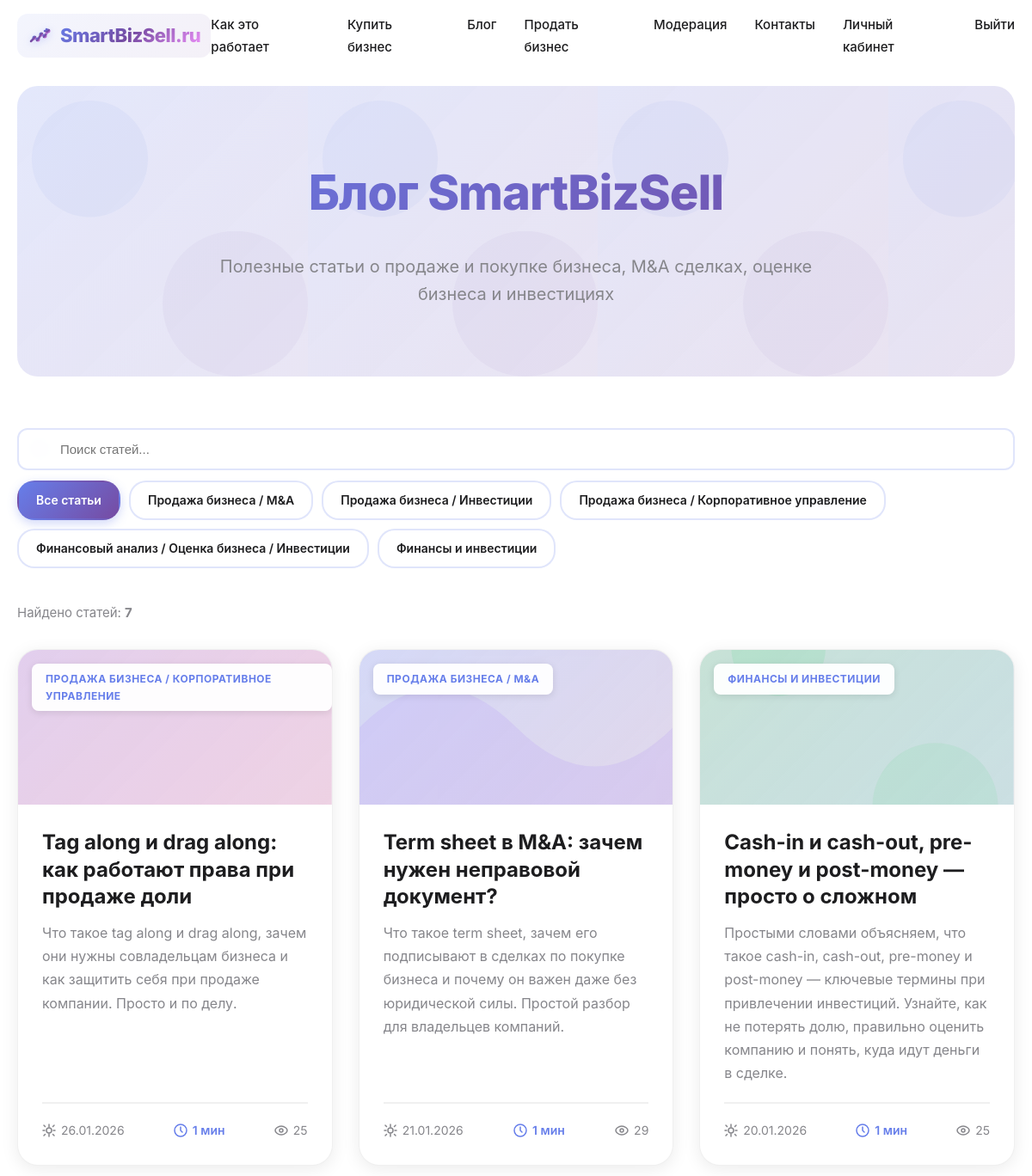
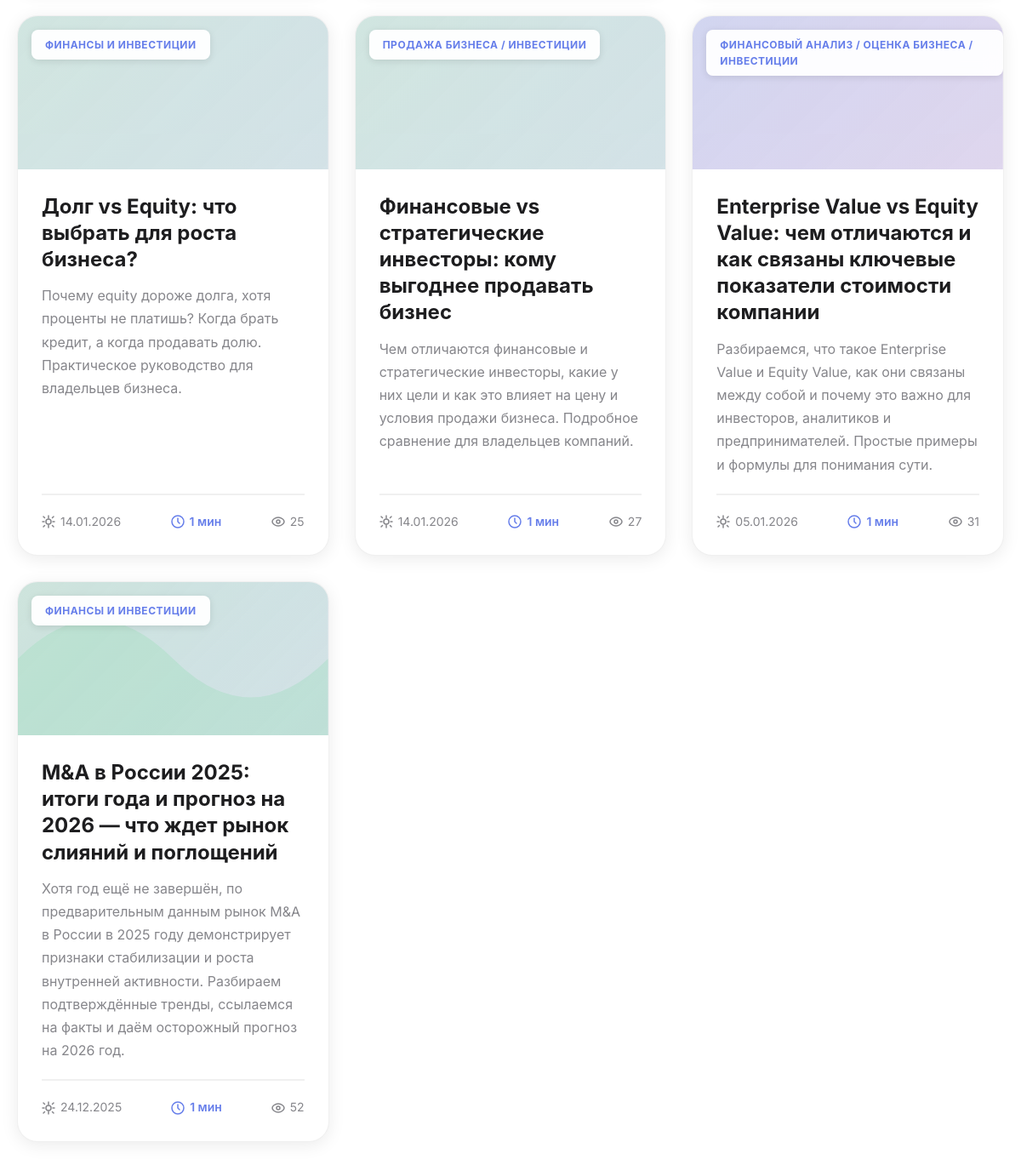
The app's page /blog.php (signed in) with its own data (2 pictures, top to bottom).
### tables this page shows
CREATE TABLE `blog_posts` (
  `id` int NOT NULL,
  `title` varchar(255) NOT NULL COMMENT 'Заголовок статьи',
  `slug` varchar(255) NOT NULL COMMENT 'URL-friendly версия заголовка',
  `content` text NOT NULL COMMENT 'Полный текст статьи',
  `excerpt` text COMMENT 'Краткое описание статьи',
  `author_id` int DEFAULT NULL COMMENT 'ID автора (связь с users)',
  `category` varchar(100) DEFAULT NULL COMMENT 'Категория статьи',
  `tags` text COMMENT 'Теги через запятую',
  `meta_title` varchar(255) DEFAULT NULL COMMENT 'SEO заголовок',
  `meta_description` text COMMENT 'SEO описание',
  `keywords` text COMMENT 'Ключевые слова',
  `views` int DEFAULT '0' COMMENT 'Количество просмотров',
  `published_at` datetime DEFAULT NULL COMMENT 'Дата публикации',
  `updated_at` datetime DEFAULT CURRENT_TIMESTAMP ON UPDATE CURRENT_TIMESTAMP COMMENT 'Дата обновления',
  `created_at` datetime DEFAULT CURRENT_TIMESTAMP COMMENT 'Дата создания',
  `status` enum('draft','published','archived') DEFAULT 'draft' COMMENT 'Статус статьи'
);

### config.php (called while the page is built, shortened)
<?php
function getDBConnection() {
    static $pdo = null;
    if ($pdo === null) {
        try {
            $dsn = "mysql:host=" . DB_HOST . ";dbname=" . DB_NAME . ";charset=" . DB_CHARSET;
            $options = [
                PDO::ATTR_ERRMODE            => PDO::ERRMODE_EXCEPTION,
                PDO::ATTR_DEFAULT_FETCH_MODE => PDO::FETCH_ASSOC,
                PDO::ATTR_EMULATE_PREPARES   => false,
                PDO::MYSQL_ATTR_INIT_COMMAND => "SET NAMES utf8mb4 COLLATE utf8mb4_unicode_ci"
            ];
            $pdo = new PDO($dsn, DB_USER, DB_PASS, $options);
        } catch (PDOException $e) {
            error_log("Database connection error: " . $e->getMessage());
            die("Ошибка подключения к базе данных. Пожалуйста, обратитесь к администратору.");
        }
    }
    return $pdo;
}
function isLoggedIn() {
    return isset($_SESSION['user_id']) && isset($_SESSION['user_email']);
}
function getCurrentUser() {
    try {
        $pdo = getDBConnection();
        $stmt = $pdo->prepare("SELECT id, email, full_name, phone, company_name, created_at FROM users WHERE id = ? AND is_active = 1");
        $stmt->execute([$_SESSION['user_id']]);
        return $stmt->fetch();
    } catch (PDOException $e) {
        error_log("Error getting current user: " . $e->getMessage());
        return null;
    }
}
function isModerator() {
    $user = getCurrentUser();
    return isset($user['email']) && strtolower(trim($user['email'])) === strtolower(trim(MODERATOR_EMAIL));
}

### blog.php (the view, shortened to what this page needs)
<?php
require_once 'config.php';
try {
    $pdo = getDBConnection();
    $stmt = $pdo->query("SHOW TABLES LIKE 'blog_posts'");
    $blogTableExists = $stmt->rowCount() > 0;
} catch (PDOException $e) {
    $blogTableExists = false;
}
$posts = [];
$totalPosts = 0;
$categories = [];
$selectedCategory = isset($_GET['category']) ? trim($_GET['category']) : '';
$searchQuery = isset($_GET['search']) ? trim($_GET['search']) : '';
$currentPage = isset($_GET['page']) ? max(1, (int)$_GET['page']) : 1;
$postsPerPage = 10;
$offset = ($currentPage - 1) * $postsPerPage;
if ($blogTableExists) {
    try {
        $stmt = $pdo->query("SELECT DISTINCT category FROM blog_posts WHERE status = 'published' AND published_at IS NOT NULL AND published_at <= NOW() AND category IS NOT NULL AND category != '' ORDER BY category");
        $categories = $stmt->fetchAll(PDO::FETCH_COLUMN);
        $whereConditions = ["status = 'published'", "published_at IS NOT NULL", "published_at <= NOW()"];
        $whereClause = implode(' AND ', $whereConditions);
        $stmt = $pdo->prepare("SELECT COUNT(*) as total FROM blog_posts WHERE {$whereClause}");
        $stmt->execute();
        $totalPosts = $stmt->fetch()['total'] ?? 0;
        $stmt = $pdo->prepare("
            SELECT
                id, title, slug, excerpt, content,
                category, tags,
                published_at, views,
                meta_title, meta_description
            FROM blog_posts
            WHERE {$whereClause}
            ORDER BY published_at DESC
            LIMIT :limit OFFSET :offset
        ");
        $stmt->bindValue(':limit', $postsPerPage, PDO::PARAM_INT);
        $stmt->bindValue(':offset', $offset, PDO::PARAM_INT);
        $stmt->execute();
        $posts = $stmt->fetchAll(PDO::FETCH_ASSOC);
    } catch (PDOException $e) {
        error_log("Error loading blog posts: " . $e->getMessage());
    }
}
function generateBlogCategoryIllustration(string $category, int $postId = null): string {
    $categoryLower = mb_strtolower($category);
    $themes = [
        'm&a' => ['#667EEA', '#764BA2', '#8B5CF6'],
        'оценка' => ['#3F51B5', '#673AB7', '#6366F1'],
        'инвестиции' => ['#4CAF50', '#009688', '#22C55E'],
        'продажа бизнеса' => ['#9C27B0', '#E91E63', '#EC4899'],
        'покупка бизнеса' => ['#0EA5E9', '#14B8A6', '#06B6D4'],
        'финансы' => ['#607D8B', '#455A64', '#64748B'],
    ];
    $theme = ['#667EEA', '#764BA2', '#8B5CF6'];
    foreach ($themes as $key => $colors) {
        if (strpos($categoryLower, $key) !== false) {
            $theme = $colors;
            break;
        }
    }
    $gradientStart = $theme[0];
    $gradientEnd = $theme[1];
    $accent = $theme[2];
    $uniqueId = md5($category . $postId);
    $variant = $postId ? (($postId % 5) + 1) : 1;
    $svg = '';
    switch ($variant) {
        case 1:
            $svg = <<<SVG
<svg width="100%" height="100%" viewBox="0 0 200 200" xmlns="http://www.w3.org/2000/svg" preserveAspectRatio="xMidYMid slice">
    <defs>
        <linearGradient id="blog-grad-{$uniqueId}" x1="0%" y1="0%" x2="100%" y2="100%">
            <stop offset="0%" style="stop-color:{$gradientStart};stop-opacity:0.4" />
            <stop offset="100%" style="stop-color:{$gradientEnd};stop-opacity:0.25" />
        </linearGradient>
    </defs>
    <rect width="100%" height="100%" fill="url(#blog-grad-{$uniqueId})" />
    <circle cx="50" cy="50" r="30" fill="{$accent}" opacity="0.2" />
    <circle cx="150" cy="150" r="40" fill="{$accent}" opacity="0.15" />
</svg>
SVG;
            break;
        case 2:
            $svg = <<<SVG
<svg width="100%" height="100%" viewBox="0 0 200 200" xmlns="http://www.w3.org/2000/svg" preserveAspectRatio="xMidYMid slice">
    <defs>
        <linearGradient id="blog-grad-{$uniqueId}" x1="0%" y1="0%" x2="100%" y2="100%">
            <stop offset="0%" style="stop-color:{$gradientStart};stop-opacity:0.35" />
            <stop offset="100%" style="stop-color:{$gradientEnd};stop-opacity:0.2" />
        </linearGradient>
    </defs>
    <rect width="100%" height="100%" fill="url(#blog-grad-{$uniqueId})" />
    <path d="M0,100 Q50,50 100,100 T200,100 L200,200 L0,200 Z" fill="{$accent}" opacity="0.2" />
</svg>
SVG;
            break;
        default:
            $svg = <<<SVG
<svg width="100%" height="100%" viewBox="0 0 200 200" xmlns="http://www.w3.org/2000/svg" preserveAspectRatio="xMidYMid slice">
    <defs>
        <linearGradient id="blog-grad-{$uniqueId}" x1="0%" y1="0%" x2="100%" y2="100%">
            <stop offset="0%" style="stop-color:{$gradientStart};stop-opacity:0.3" />
            <stop offset="100%" style="stop-color:{$gradientEnd};stop-opacity:0.2" />
        </linearGradient>
    </defs>
    <rect width="100%" height="100%" fill="url(#blog-grad-{$uniqueId})" />
</svg>
SVG;
    }
    return $svg;
}
function estimateReadingTime(?string $content): int {
    $wordCount = str_word_count(strip_tags($content));
    $readingTime = ceil($wordCount / 200);
    return max(1, $readingTime);
}
?>
<!DOCTYPE html>
<html lang="ru">
<head>
    <link rel="stylesheet" href="styles.css?v=<?php echo time(); ?>">
</head>
<body>
    <nav class="navbar">
        <div class="container">
            <div class="nav-content">
                <a href="/" class="logo">
                    <span class="logo-icon"><?php echo getLogoIcon(); ?></span>
                    <span class="logo-text">SmartBizSell.ru</span>
                </a>
                <ul class="nav-menu">
                    <li><a href="/#how-it-works">Как это работает</a></li>
                    <li><a href="/#buy-business">Купить бизнес</a></li>
                    <li><a href="/blog">Блог</a></li>
                    <?php if (isLoggedIn()): ?>
                        <li><a href="/dashboard.php">Продать бизнес</a></li>
                        <?php if (isModerator()): ?>
                            <li><a href="/moderation.php">Модерация</a></li>
                        <?php endif; ?>
                    <?php else: ?>
                        <li><a href="/login.php">Продать бизнес</a></li>
                    <?php endif; ?>
                    <li><a href="/#contact">Контакты</a></li>
                    <?php if (isLoggedIn()): ?>
                        <li><a href="/dashboard.php">Личный кабинет</a></li>
                        <li><a href="/logout.php">Выйти</a></li>
                    <?php else: ?>
                        <li><a href="/login.php">Войти</a></li>
                        <li><a href="/register.php" style="background: linear-gradient(135deg, #667EEA 0%, #764BA2 100%); color: white; padding: 8px 16px; border-radius: 8px;">Регистрация</a></li>
                    <?php endif; ?>
                </ul>
            </div>
        </div>
    </nav>
    <div class="blog-container">
        <div class="blog-header">
            <h1>Блог SmartBizSell</h1>
            <p>Полезные статьи о продаже и покупке бизнеса, M&A сделках, оценке бизнеса и инвестициях</p>
        </div>
        <div class="blog-filters">
            <div class="blog-search">
                <form method="GET" action="/blog" style="display: inline;">
                    <input type="text" name="search" placeholder="Поиск статей..." value="<?php echo htmlspecialchars($searchQuery, ENT_QUOTES, 'UTF-8'); ?>" autocomplete="off">
                </form>
            </div>
            <div class="blog-category-filter">
                <a href="/blog" class="category-btn <?php echo empty($selectedCategory) ? 'active' : ''; ?>">
                    Все статьи
                </a>
                <?php foreach ($categories as $cat): ?>
                    <a href="/blog?category=<?php echo urlencode($cat); ?><?php echo !empty($searchQuery) ? '&search=' . urlencode($searchQuery) : ''; ?>"
                       class="category-btn <?php echo $selectedCategory === $cat ? 'active' : ''; ?>">
                        <?php echo htmlspecialchars($cat, ENT_QUOTES, 'UTF-8'); ?>
                    </a>
                <?php endforeach; ?>
            </div>
        </div>
        <?php if (!empty($posts)): ?>
            <div class="blog-results-count">
                Найдено статей: <strong><?php echo number_format($totalPosts, 0, '.', ' '); ?></strong>
            </div>
        <?php endif; ?>
        <?php if (empty($posts)): ?>
            <div class="empty-blog">
                <h2>Статьи скоро появятся</h2>
                <p>Мы готовим интересные материалы о продаже и покупке бизнеса, M&A сделках и инвестициях.</p>
                <p><a href="/" style="color: #667EEA; text-decoration: none; font-weight: 600;">← Вернуться на главную</a></p>
            </div>
        <?php else: ?>
            <div class="blog-grid">
                <?php foreach ($posts as $post):
                    $contentForReading = $post['content'] ?? ($post['excerpt'] ?? '');
                    $readingTime = estimateReadingTime($contentForReading);
                ?>
                    <article class="blog-card">
                        <div class="blog-card-header">
                            <?php if (!empty($post['category'])): ?>
                                <div class="blog-card-illustration">
                                    <?php echo generateBlogCategoryIllustration($post['category'], $post['id']); ?>
                                </div>
                                <div class="blog-card-category"><?php echo htmlspecialchars($post['category'], ENT_QUOTES, 'UTF-8'); ?></div>
                            <?php endif; ?>
                        </div>
                        <div class="blog-card-content">
                            <h2 class="blog-card-title">
                                <a href="/blog/<?php echo htmlspecialchars($post['slug'], ENT_QUOTES, 'UTF-8'); ?>">
                                    <?php echo htmlspecialchars($post['title'], ENT_QUOTES, 'UTF-8'); ?>
                                </a>
                            </h2>
                            <?php if (!empty($post['excerpt'])): ?>
                                <p class="blog-card-excerpt"><?php echo htmlspecialchars($post['excerpt'], ENT_QUOTES, 'UTF-8'); ?></p>
                            <?php endif; ?>
                            <div class="blog-card-meta">
                                <div class="blog-card-date">
                                    <svg width="16" height="16" viewBox="0 0 16 16" fill="none">
                                        <path d="M8 1V4M8 12V15M3 8H1M15 8H13M3.5 3.5L2 2M14 2L12.5 3.5M3.5 12.5L2 14M14 14L12.5 12.5" stroke="currentColor" stroke-width="1.5" stroke-linecap="round"/>
                                        <circle cx="8" cy="8" r="3" stroke="currentColor" stroke-width="1.5"/>
                                    </svg>
                                    <?php echo date('d.m.Y', strtotime($post['published_at'])); ?>
                                </div>
                                <div class="blog-card-reading-time">
                                    <svg width="16" height="16" viewBox="0 0 16 16" fill="none">
                                        <circle cx="8" cy="8" r="7" stroke="currentColor" stroke-width="1.5"/>
                                        <path d="M8 4V8L10 10" stroke="currentColor" stroke-width="1.5" stroke-linecap="round"/>
                                    </svg>
                                    <?php echo $readingTime; ?> мин
                                </div>
                                <div class="blog-card-views">
                                    <svg width="16" height="16" viewBox="0 0 16 16" fill="none">
                                        <path d="M8 3C4 3 1 6 1 8C1 10 4 13 8 13C12 13 15 10 15 8C15 6 12 3 8 3Z" stroke="currentColor" stroke-width="1.5"/>
                                        <circle cx="8" cy="8" r="2" stroke="currentColor" stroke-width="1.5"/>
                                    </svg>
                                    <?php echo number_format($post['views'] ?? 0, 0, '.', ' '); ?>
                                </div>
                            </div>
                        </div>
                    </article>
                <?php endforeach; ?>
            </div>
        <?php endif; ?>
    </div>
</body>
</html>

### records on screen
blog_posts: category "ПРОДАЖА БИЗНЕСА / КОРПОРАТИВНОЕ УПРАВЛЕНИЕ", title "Tag along и drag along: как работают права при продаже доли", excerpt "Что такое tag along и drag along, зачем они нужны совладельцам бизнеса и как защитить себя при продаже компании. Просто и по делу.", published_at "26.01.2026", content "1", views "25"
blog_posts: category "ПРОДАЖА БИЗНЕСА / M&A", title "Term sheet в M&A: зачем нужен неправовой документ?", excerpt "Что такое term sheet, зачем его подписывают в сделках по покупке бизнеса и почему он важен даже без юридической силы. Простой разбор для владельцев компаний.", published_at "21.01.2026", content "1", views "29"
blog_posts: category "ФИНАНСЫ И ИНВЕСТИЦИИ", title "Cash-in и cash-out, pre-money и post-money — просто о сложном", excerpt "Простыми словами объясняем, что такое cash-in, cash-out, pre-money и post-money — ключевые термины при привлечении инвестиций. Узнайте, как не потерять долю, правильно оценить компанию и понять, куда идут деньги в сделке.", published_at "20.01.2026", content "1", views "25"
blog_posts: category "ФИНАНСЫ И ИНВЕСТИЦИИ", title "Долг vs Equity: что выбрать для роста бизнеса?", excerpt "Почему equity дороже долга, хотя проценты не платишь? Когда брать кредит, а когда продавать долю. Практическое руководство для владельцев бизнеса.", published_at "14.01.2026", content "1", views "25"
blog_posts: category "ПРОДАЖА БИЗНЕСА / ИНВЕСТИЦИИ", title "Финансовые vs стратегические инвесторы: кому выгоднее продавать бизнес", excerpt "Чем отличаются финансовые и стратегические инвесторы, какие у них цели и как это влияет на цену и условия продажи бизнеса. Подробное сравнение для владельцев компаний.", published_at "14.01.2026", content "1", views "27"
blog_posts: category "ФИНАНСОВЫЙ АНАЛИЗ / ОЦЕНКА БИЗНЕСА / ИНВЕСТИЦИИ", title "Enterprise Value vs Equity Value: чем отличаются и как связаны ключевые показатели стоимости компании", excerpt "Разбираемся, что такое Enterprise Value и Equity Value, как они связаны между собой и почему это важно для инвесторов, аналитиков и предпринимателей. Простые примеры и формулы для понимания сути.", published_at "05.01.2026", content "1", views "31"
blog_posts: category "ФИНАНСЫ И ИНВЕСТИЦИИ", title "M&A в России 2025: итоги года и прогноз на 2026 — что ждет рынок слияний и поглощений", excerpt "Хотя год ещё не завершён, по предварительным данным рынок M&A в России в 2025 году демонстрирует признаки стабилизации и роста внутренней активности. Разбираем подтверждённые тренды, ссылаемся на факты и даём осторожный прогноз на 2026 год.", published_at "24.12.2025", content "1", views "52"

### other values on screen
$cat "Продажа бизнеса / M&A"
$cat "Продажа бизнеса / Инвестиции"
$cat "Продажа бизнеса / Корпоративное управление"
$cat "Финансовый анализ / Оценка бизнеса / Инвестиции"
$cat "Финансы и инвестиции"
$totalPosts "7"
